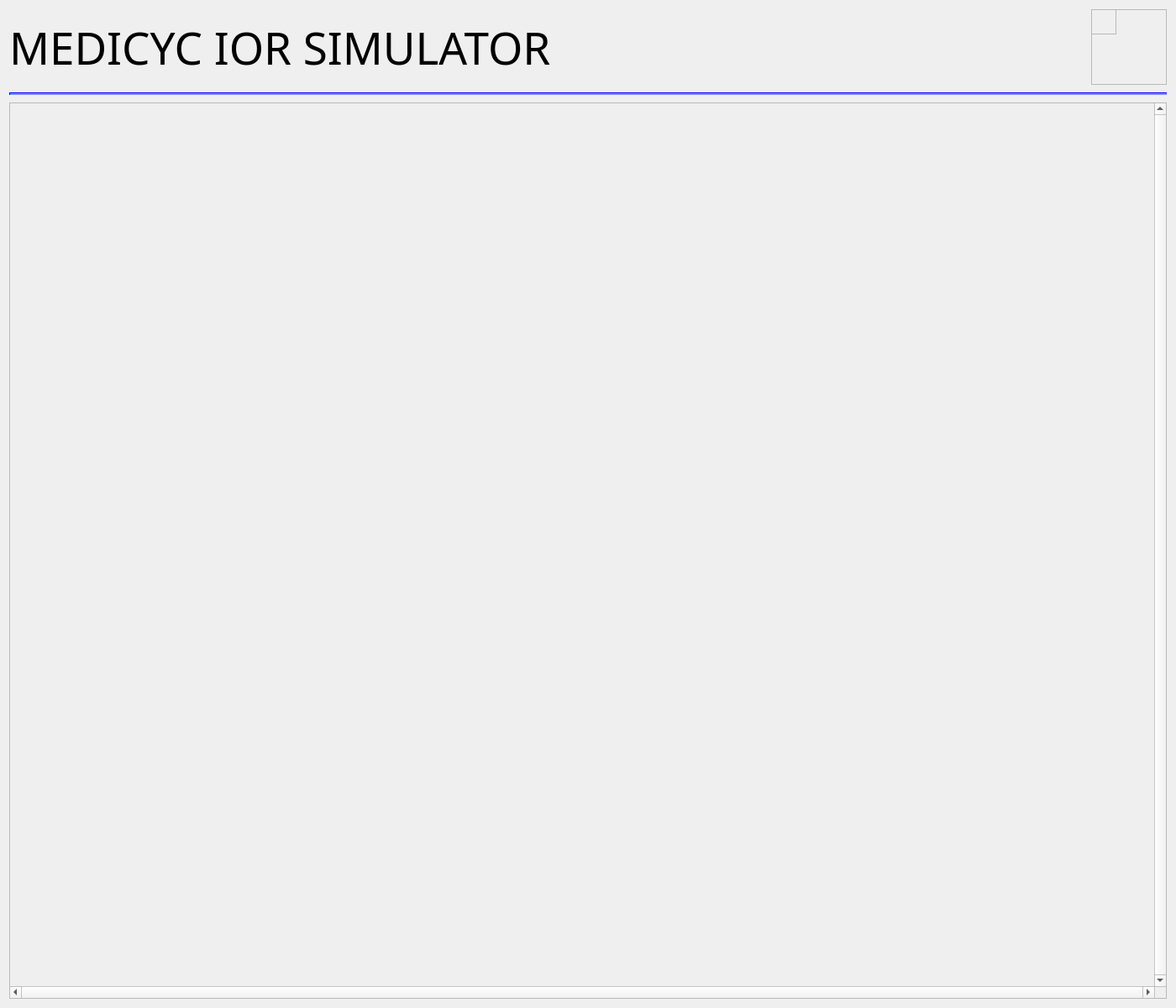
<?xml version="1.0" encoding="UTF-8"?>
<ui version="4.0">
 <class>IORSim</class>
 <widget class="QWidget" name="IORSim">
  <property name="geometry">
   <rect>
    <x>0</x>
    <y>0</y>
    <width>1400</width>
    <height>1200</height>
   </rect>
  </property>
  <property name="windowTitle">
   <string>Form</string>
  </property>
  <layout class="QVBoxLayout" name="verticalLayout">
   <item>
    <layout class="QHBoxLayout" name="horizontalLayout_4">
     <item>
      <widget class="QLabel" name="label">
       <property name="maximumSize">
        <size>
         <width>16777215</width>
         <height>78</height>
        </size>
       </property>
       <property name="font">
        <font>
         <family>padmaa</family>
         <pointsize>40</pointsize>
        </font>
       </property>
       <property name="styleSheet">
        <string notr="true">border: none
</string>
       </property>
       <property name="text">
        <string>MEDICYC IOR SIMULATOR</string>
       </property>
      </widget>
     </item>
     <item>
      <spacer name="horizontalSpacer">
       <property name="orientation">
        <enum>Qt::Horizontal</enum>
       </property>
       <property name="sizeHint" stdset="0">
        <size>
         <width>40</width>
         <height>20</height>
        </size>
       </property>
      </spacer>
     </item>
     <item>
      <widget class="QFrame" name="frame_connection">
       <property name="sizePolicy">
        <sizepolicy hsizetype="Fixed" vsizetype="Fixed">
         <horstretch>0</horstretch>
         <verstretch>0</verstretch>
        </sizepolicy>
       </property>
       <property name="minimumSize">
        <size>
         <width>90</width>
         <height>90</height>
        </size>
       </property>
       <property name="maximumSize">
        <size>
         <width>90</width>
         <height>90</height>
        </size>
       </property>
       <property name="styleSheet">
        <string notr="true">QFrame#frame_connection {
background-image: url(:/images/disconnected_90x90.png);
background-repeat: no-repeat; 
background-position: center;
}</string>
       </property>
       <property name="frameShape">
        <enum>QFrame::StyledPanel</enum>
       </property>
       <property name="frameShadow">
        <enum>QFrame::Raised</enum>
       </property>
       <widget class="QFrame" name="frame_ping">
        <property name="geometry">
         <rect>
          <x>0</x>
          <y>0</y>
          <width>30</width>
          <height>30</height>
         </rect>
        </property>
        <property name="sizePolicy">
         <sizepolicy hsizetype="Fixed" vsizetype="Fixed">
          <horstretch>0</horstretch>
          <verstretch>0</verstretch>
         </sizepolicy>
        </property>
        <property name="styleSheet">
         <string notr="true">QFrame {
}</string>
        </property>
        <property name="frameShape">
         <enum>QFrame::StyledPanel</enum>
        </property>
        <property name="frameShadow">
         <enum>QFrame::Raised</enum>
        </property>
       </widget>
      </widget>
     </item>
    </layout>
   </item>
   <item>
    <spacer name="verticalSpacer_2">
     <property name="orientation">
      <enum>Qt::Vertical</enum>
     </property>
     <property name="sizeType">
      <enum>QSizePolicy::Minimum</enum>
     </property>
     <property name="sizeHint" stdset="0">
      <size>
       <width>20</width>
       <height>3</height>
      </size>
     </property>
    </spacer>
   </item>
   <item>
    <widget class="Line" name="line">
     <property name="styleSheet">
      <string notr="true">#line {
border: 0.5px solid blue;
background: rgb(85, 170, 255);
        border-style: inset;
}</string>
     </property>
     <property name="orientation">
      <enum>Qt::Horizontal</enum>
     </property>
    </widget>
   </item>
   <item>
    <spacer name="verticalSpacer">
     <property name="orientation">
      <enum>Qt::Vertical</enum>
     </property>
     <property name="sizeType">
      <enum>QSizePolicy::Minimum</enum>
     </property>
     <property name="sizeHint" stdset="0">
      <size>
       <width>20</width>
       <height>3</height>
      </size>
     </property>
    </spacer>
   </item>
   <item>
    <widget class="QScrollArea" name="scrollArea">
     <property name="styleSheet">
      <string notr="true"/>
     </property>
     <property name="verticalScrollBarPolicy">
      <enum>Qt::ScrollBarAlwaysOn</enum>
     </property>
     <property name="horizontalScrollBarPolicy">
      <enum>Qt::ScrollBarAlwaysOn</enum>
     </property>
     <property name="sizeAdjustPolicy">
      <enum>QAbstractScrollArea::AdjustToContents</enum>
     </property>
     <property name="widgetResizable">
      <bool>true</bool>
     </property>
     <widget class="QWidget" name="scrollAreaWidgetContents_2">
      <property name="geometry">
       <rect>
        <x>0</x>
        <y>0</y>
        <width>1366</width>
        <height>1041</height>
       </rect>
      </property>
     </widget>
    </widget>
   </item>
  </layout>
 </widget>
 <resources/>
 <connections/>
</ui>
